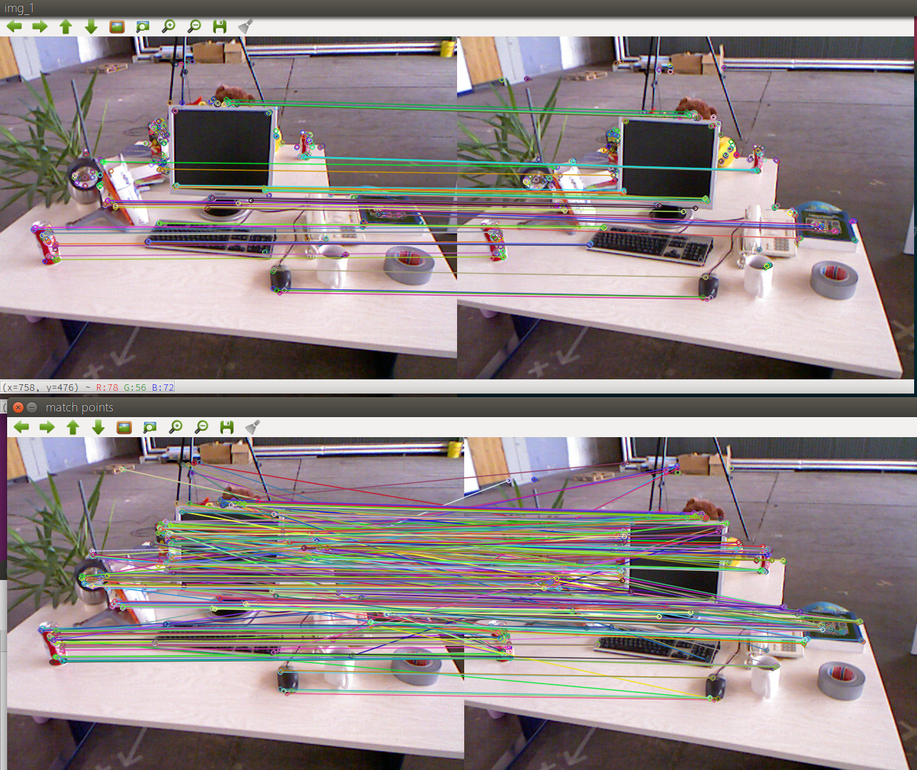
//> input picture note/assets/1561448889935.png, 917 x 770 px, shrunk from 1284 x 1078 before the run
$ ./feature_extraction ../note/assets/1561448889935.png ../note/assets/1561448889935.png   (built with g++ and OpenCV 4)
//> lines starting //> are read from the running program, lines starting //| are printed output that depends on the picture
#include <iostream>
#include <opencv2/core/core.hpp>
#include <opencv2/features2d/features2d.hpp>
#include <opencv2/highgui/highgui.hpp>

using namespace std;
using namespace cv;

int main(int argc, char** argv)
{
  if (argc != 3)
  {
    cout << "usage: feature_extraction img1 img2" << endl;
    return 1;
  }
  //-- 读取图像
  Mat img_1 = imread(argv[1], CV_LOAD_IMAGE_COLOR);
//> img_1 is the input picture: 770 rows x 917 cols, CV_8UC3; mean B, G, R 136.7, 135.8, 146.7
  Mat img_2 = imread(argv[2], CV_LOAD_IMAGE_COLOR);
  imshow("img_1", img_1);
  std::cout << "中文" << std::endl;

  //-- 初始化
  std::vector<KeyPoint> keypoints_1, keypoints_2;
  Mat descriptors_1, descriptors_2;
  Ptr<FeatureDetector> detector = ORB::create();
  Ptr<DescriptorExtractor> descriptor = ORB::create();
  // Ptr<FeatureDetector> detector = FeatureDetector::create(detector_name);
  // Ptr<DescriptorExtractor> descriptor =
  // DescriptorExtractor::create(descriptor_name);
  Ptr<DescriptorMatcher> matcher = DescriptorMatcher::create("BruteForce-"
                                                             "Hamming");

  //-- 第一步:检测 Oriented FAST 角点位置
  detector->detect(img_1, keypoints_1);
//> keypoints_1 = 500 keypoints; strongest (x, y, size): (151, 438, 31), (144, 37, 31), (631, 438, 31), (624, 37, 31)
  detector->detect(img_2, keypoints_2);
//> keypoints_2 has the same summary as keypoints_1

  //-- 第二步:根据角点位置计算 BRIEF 描述子
  descriptor->compute(img_1, keypoints_1, descriptors_1);
  descriptor->compute(img_2, keypoints_2, descriptors_2);

  Mat outimg1;
  drawKeypoints(img_1, keypoints_1, outimg1, Scalar::all(-1),
                DrawMatchesFlags::DEFAULT);
  imshow("ORB_feature_points", outimg1);

  //-- 第三步:对两幅图像中的BRIEF描述子进行匹配，使用 Hamming 距离
  vector<DMatch> matches;
  // BFMatcher matcher ( NORM_HAMMING );
  matcher->match(descriptors_1, descriptors_2, matches);
//> matches = 500 matches

  //-- 第四步:匹配点对筛选
  double min_dist = 10000, max_dist = 0;

  //找出所有匹配之间的最小距离和最大距离,
  //即是最相似的和最不相似的两组点之间的距离
  for (int i = 0; i < descriptors_1.rows; i++)
  {
    double dist = matches[i].distance;
    if (dist < min_dist)
    {
      min_dist = dist;
    }
    if (dist > max_dist)
    {
      max_dist = dist;
    }
  }
//> this loop made 500 passes
//> min_dist on pass 1: 0
//> after the loop, min_dist = 0; max_dist = 0

  // 仅供娱乐的写法
  min_dist = min_element(matches.begin(), matches.end(),
                         [](const DMatch& m1, const DMatch& m2) {
                           return m1.distance < m2.distance;
                         })
                 ->distance;
  max_dist = max_element(matches.begin(), matches.end(),
                         [](const DMatch& m1, const DMatch& m2) {
                           return m1.distance < m2.distance;
                         })
                 ->distance;

  printf("-- Max dist : %f \n", max_dist);
//| -- Max dist : 0.000000
  printf("-- Min dist : %f \n", min_dist);
//| -- Min dist : 0.000000

  //当描述子之间的距离大于两倍的最小距离时,即认为匹配有误.但有时候最小距离会非常小,设置一个经验值30作为下限.
  std::vector<DMatch> good_matches;
  for (int i = 0; i < descriptors_1.rows; i++)
  {
    if (matches[i].distance <= max(2 * min_dist, 30.0))
    {
      good_matches.push_back(matches[i]);
    }
  }
//> after the loop, good_matches = 500 matches

  //-- 第五步:绘制匹配结果
  Mat img_match;
  Mat img_goodmatch;
  drawMatches(img_1, keypoints_1, img_2, keypoints_2, matches, img_match);
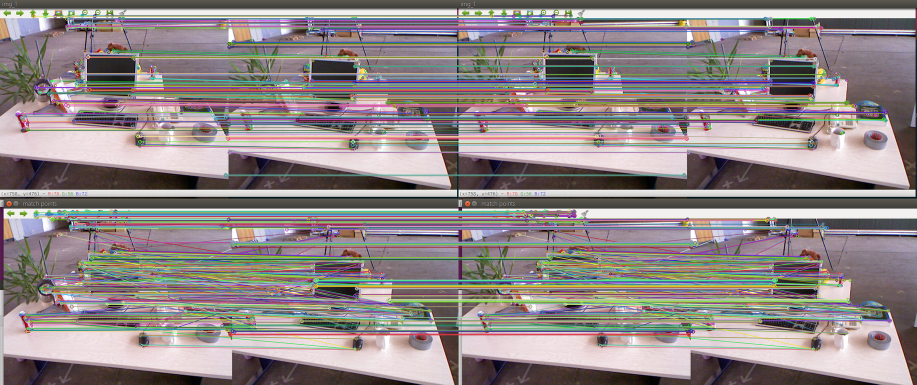
//> img_match: 770 rows x 1834 cols, CV_8UC3 (shown at 1/2 size); mean B, G, R 135.7, 135.5, 144.6
  drawMatches(img_1, keypoints_1, img_2, keypoints_2, good_matches,
              img_goodmatch);
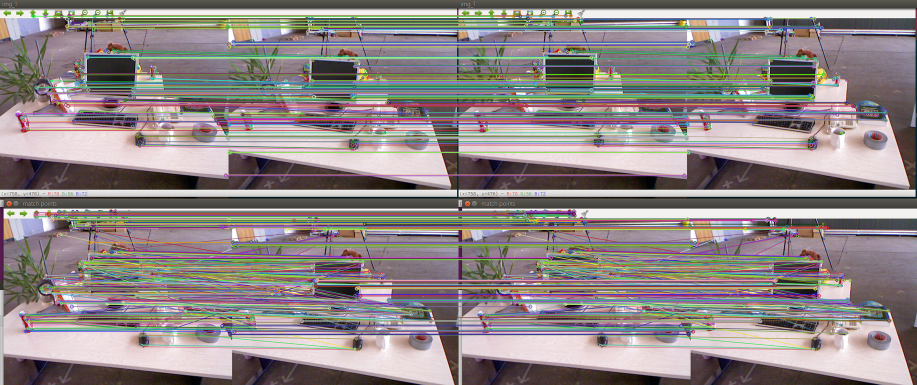
//> img_goodmatch: 770 rows x 1834 cols, CV_8UC3 (shown at 1/2 size); mean B, G, R 134, 134.3, 142.8
  imshow("match points", img_match);
  imshow("opt match points", img_goodmatch);
  int key = waitKey(0);
//> the space key is pressed
  while (key != 27)  // 'esc'
  {
    key = waitKey(0);
//> the Esc key is pressed
  }
  return 0;
}
